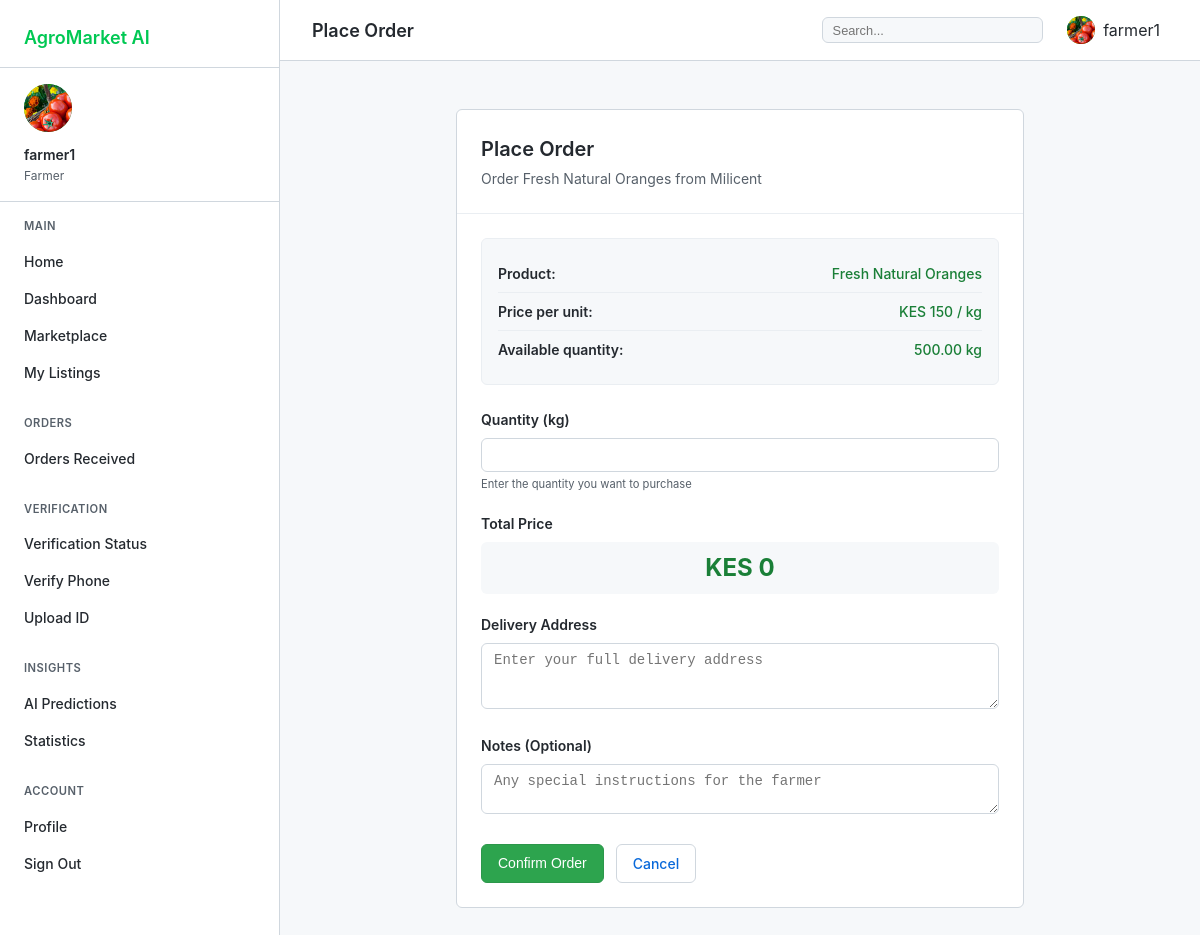
The app's page /marketplace/produce/36/order/ (signed in) with its own data.
### accounts/models.py (models this page shows, shortened)
class UserProfile(models.Model):
    ROLE_CHOICES = [
        ('farmer', 'Farmer'),
        ('buyer', 'Buyer'),
        ('admin', 'Administrator'),
    ]
    VERIFICATION_LEVELS = [
        ('unverified', 'Unverified'),
        ('email_verified', 'Email Verified'),
        ('phone_verified', 'Phone Verified'),
        ('id_verified', 'ID Verified'),
        ('fully_verified', 'Fully Verified')
    ]
    user = models.OneToOneField(User, on_delete=models.CASCADE, related_name='profile')
    role = models.CharField(max_length=10, choices=ROLE_CHOICES, default='buyer')
    phone_number = models.CharField(max_length=15, blank=True)
    location = models.CharField(max_length=100, blank=True)
    profile_picture = models.ImageField(upload_to='profiles/', null=True, blank=True)
    is_verified = models.BooleanField(default=False)
    verification_level = models.CharField(max_length=20, choices=VERIFICATION_LEVELS, default='unverified')
    phone_verified = models.BooleanField(default=False)
    id_verified = models.BooleanField(default=False)
    is_verified_farmer = models.BooleanField(default=False)
    verified_at = models.DateTimeField(null=True, blank=True)
    created_at = models.DateTimeField(auto_now_add=True)
    updated_at = models.DateTimeField(auto_now=True)
    class Meta:
        verbose_name_plural = 'User Profiles'

### marketplace/models.py (models this page shows, shortened)
class Produce(models.Model):
    UNIT_CHOICES = [
        ('kg', 'Kilogram'),
        ('g', 'Gram'),
        ('piece', 'Piece'),
        ('bunch', 'Bunch'),
        ('sack', 'Sack'),
        ('tray', 'Tray'),
        ('litre', 'Litre'),
    ]
    STATUS_CHOICES = [
        ('available', 'Available'),
        ('sold_out', 'Sold Out'),
        ('low_stock', 'Low Stock'),
        ('discontinued', 'Discontinued'),
    ]
    farmer = models.ForeignKey(User, on_delete=models.CASCADE, related_name='produce_list')
    category = models.ForeignKey(Category, on_delete=models.SET_NULL, null=True)
    name = models.CharField(max_length=100)
    description = models.TextField()
    quantity = models.DecimalField(max_digits=10, decimal_places=2)
    unit = models.CharField(max_length=10, choices=UNIT_CHOICES, default='kg')
    price = models.DecimalField(max_digits=10, decimal_places=2)
    location = models.CharField(max_length=200)
    image = models.ImageField(upload_to='produce/', null=True, blank=True)
    video_url = models.URLField(max_length=500, blank=True, null=True)
    status = models.CharField(max_length=20, choices=STATUS_CHOICES, default='available')
    is_deleted = models.BooleanField(default=False)
    created_at = models.DateTimeField(auto_now_add=True)
    updated_at = models.DateTimeField(auto_now=True)

### marketplace/views.py (the view, shortened to what this page needs)
# urls.py: path('produce/<int:pk>/order/', views.place_order, name='place_order'),
@login_required
def place_order(request, pk):
    produce = get_object_or_404(Produce, pk=pk)
    if request.user == produce.farmer:
        messages.error(request, 'You cannot purchase your own products.')
        return redirect('produce_detail', pk=pk)
    return render(request, 'marketplace/place_order.html', {'produce': produce})

### templates/marketplace/place_order.html (shortened to what this page needs)
{% extends 'dashboard_base.html' %}
{% block page_title %}Place Order{% endblock %}
{% block dashboard_content %}
<div class="order-container">
    <div class="order-card">
        <div class="order-header">
            <h2>Place Order</h2>
            <p class="header-description">Order {{ produce.name }} from {{ produce.farmer.get_full_name|default:produce.farmer.username }}</p>
        </div>
        <div class="order-body">
            <div class="product-summary">
                <div class="summary-item">
                    <span class="summary-label">Product:</span>
                    <span class="summary-value">{{ produce.name }}</span>
                </div>
                <div class="summary-item">
                    <span class="summary-label">Price per unit:</span>
                    <span class="summary-value">KES {{ produce.price|floatformat:0 }} / {{ produce.unit }}</span>
                </div>
                <div class="summary-item">
                    <span class="summary-label">Available quantity:</span>
                    <span class="summary-value">{{ produce.quantity }} {{ produce.unit }}</span>
                </div>
            </div>
            <form method="POST">
                <div class="form-group">
                    <label class="form-label">Quantity ({{ produce.unit }})</label>
                    <input type="number"
                           name="quantity"
                           class="form-control"
                           min="0.01"
                           step="0.01"
                           max="{{ produce.quantity }}"
                           required
                           id="quantityInput">
                    <div class="form-text">Enter the quantity you want to purchase</div>
                </div>
                <div class="form-group">
                    <label class="form-label">Total Price</label>
                    <div class="total-price" id="totalPrice">KES 0</div>
                </div>
                <div class="form-group">
                    <label class="form-label">Delivery Address</label>
                    <textarea name="delivery_address"
                              class="form-control"
                              rows="3"
                              required
                              placeholder="Enter your full delivery address"></textarea>
                </div>
                <div class="form-group">
                    <label class="form-label">Notes (Optional)</label>
                    <textarea name="notes"
                              class="form-control"
                              rows="2"
                              placeholder="Any special instructions for the farmer"></textarea>
                </div>
                <div class="form-actions">
                    <button type="submit" class="btn btn-primary">Confirm Order</button>
                    <a href="/marketplace/produce/{{ produce.id }}/" class="btn btn-outline">Cancel</a>
                </div>
            </form>
        </div>
    </div>
</div>
{% endblock %}

### templates/dashboard_base.html (shortened to what this page needs)
<!DOCTYPE html>
<html lang="en">
<head>
    {% load static %}
</head>
<body>
    <div class="dashboard">
        <aside class="sidebar" id="sidebar">
            <div class="sidebar-header">
                <a href="/" class="sidebar-logo">AgroMarket AI</a>
            </div>
            <div class="sidebar-user">
                <div class="user-avatar">
                    {% if user.is_authenticated and user.profile.profile_picture %}
                        <img src="{{ user.profile.profile_picture.url }}" alt="{{ user.username }}">
                    {% elif user.is_authenticated %}
                        <span>{{ user.username|make_list|first|upper }}</span>
                    {% else %}
                        <span>G</span>
                    {% endif %}
                </div>
                <div class="user-name">
                    {% if user.is_authenticated %}
                        {{ user.get_full_name|default:user.username }}
                    {% else %}
                        Guest User
                    {% endif %}
                </div>
                <div class="user-role">
                    {% if user.is_authenticated %}
                        {{ user.profile.role|title }}
                    {% else %}
                        Not Logged In
                    {% endif %}
                </div>
            </div>
            <nav class="sidebar-nav">
                <div class="nav-section">
                    <div class="nav-section-title">MAIN</div>
                    <a href="/" class="nav-item">
                        <span class="nav-item-text">Home</span>
                    </a>
                    <a href="/accounts/" class="nav-item">
                        <span class="nav-item-text">Dashboard</span>
                    </a>
                    <a href="/marketplace/" class="nav-item">
                        <span class="nav-item-text">Marketplace</span>
                    </a>
                    {% if user.is_authenticated and user.profile.role == 'farmer' %}
                    <a href="/accounts/listings/" class="nav-item">
                        <span class="nav-item-text">My Listings</span>
                    </a>
                    {% endif %}
                </div>
                <div class="nav-section">
                    <div class="nav-section-title">ORDERS</div>
                    {% if user.is_authenticated and user.profile.role == 'farmer' %}
                    <a href="/accounts/received-orders/" class="nav-item">
                        <span class="nav-item-text">Orders Received</span>
                    </a>
                    {% endif %}
                </div>
                <div class="nav-section">
                    <div class="nav-section-title">VERIFICATION</div>
                    {% if user.is_authenticated %}
                    <a href="/accounts/verification-status/" class="nav-item">
                        <span class="nav-item-text">Verification Status</span>
                    </a>
                    <a href="/accounts/verify-phone/" class="nav-item">
                        <span class="nav-item-text">Verify Phone</span>
                    </a>
                    <a href="/accounts/upload-id/" class="nav-item">
                        <span class="nav-item-text">Upload ID</span>
                    </a>
                    {% endif %}
                </div>
                <div class="nav-section">
                    <div class="nav-section-title">INSIGHTS</div>
                    <a href="/ai/insights/" class="nav-item">
                        <span class="nav-item-text">AI Predictions</span>
                    </a>
                    {% if user.is_authenticated %}
                    <a href="/accounts/stats/" class="nav-item">
                        <span class="nav-item-text">Statistics</span>
                    </a>
                    {% endif %}
                </div>
                <div class="nav-section">
                    <div class="nav-section-title">ACCOUNT</div>
                    <a href="/accounts/profile/" class="nav-item">
                        <span class="nav-item-text">Profile</span>
                    </a>
                    {% if user.is_authenticated %}
                    <a href="/accounts/logout/" class="nav-item">
                        <span class="nav-item-text">Sign Out</span>
                    </a>
                    {% endif %}
                </div>
            </nav>
        </aside>
        <main class="main-content">
            <div class="top-bar">
                <div style="display: flex; align-items: center; gap: 1rem;">
                    <h1 class="page-title">{% block page_title %}Dashboard{% endblock %}</h1>
                </div>
                <div class="top-bar-right">
                    <div class="search-box">
                        <input type="text" placeholder="Search..." id="globalSearch">
                    </div>
                    {% if user.is_authenticated %}
                    <div class="user-menu" onclick="window.location.href='/accounts/profile/'">
                        <div class="user-menu-avatar">
                            {% if user.profile.profile_picture %}
                                <img src="{{ user.profile.profile_picture.url }}" alt="{{ user.username }}">
                            {% else %}
                                <span>{{ user.username|make_list|first|upper }}</span>
                            {% endif %}
                        </div>
                        <span>{{ user.username }}</span>
                    </div>
                    {% endif %}
                </div>
            </div>
            <div class="content-area">
                {% block dashboard_content %}{% endblock %}
            </div>
        </main>
    </div>
</body>
</html>

### templates/dashboard_base.html (style rules this page uses)
* { margin: 0; padding: 0; box-sizing: border-box; }
:root { --primary: #00c853; --primary-dark: #009624; --primary-light: #5efc82; --gold: #ffd700; --text-dark: #24292f; --text-muted: #57606a; --border: #d0d7de; --bg-light: #f6f8fa; --sidebar-bg: #ffffff; --sidebar-text: #24292f; --sidebar-hover: #f3f4f6; --sidebar-active: #00c853; --card-shadow: 0 1px 3px rgba(0,0,0,0.05); --header-bg: #ffffff; }
body { font-family: -apple-system, BlinkMacSystemFont, 'Segoe UI', 'Noto Sans', Helvetica, Arial, sans-serif; background-color: var(--bg-light); color: var(--text-dark); line-height: 1.5; }
.dashboard { display: flex; min-height: 100vh; }
.sidebar { width: 280px; background-color: var(--sidebar-bg); border-right: 1px solid var(--border); position: fixed; left: 0; top: 0; bottom: 0; display: flex; flex-direction: column; z-index: 100; }
.sidebar-header { padding: 1.5rem 1.5rem 1rem; border-bottom: 1px solid var(--border); flex-shrink: 0; }
.sidebar-logo { font-size: 1.125rem; font-weight: 600; color: var(--primary); text-decoration: none; display: block; }
.sidebar-user { padding: 1rem 1.5rem; border-bottom: 1px solid var(--border); flex-shrink: 0; }
.user-avatar { width: 48px; height: 48px; background: linear-gradient(135deg, var(--primary) 0%, var(--primary-dark) 100%); border-radius: 50%; display: flex; align-items: center; justify-content: center; margin-bottom: 0.75rem; overflow: hidden; }
.user-avatar img { width: 100%; height: 100%; object-fit: cover; }
.user-name { font-weight: 600; font-size: 0.875rem; margin-bottom: 0.125rem; color: var(--text-dark); }
.user-role { font-size: 0.75rem; color: var(--text-muted); }
.sidebar-nav { flex: 1; overflow-y: auto; padding: 0.5rem 0 1rem; }
.nav-section { margin-bottom: 1rem; }
.nav-section-title { padding: 0.5rem 1.5rem; font-size: 0.7rem; font-weight: 600; text-transform: uppercase; letter-spacing: 0.5px; color: var(--text-muted); }
.nav-item { display: flex; align-items: center; justify-content: space-between; padding: 0.5rem 1.5rem; color: var(--sidebar-text); text-decoration: none; transition: all 0.2s; font-size: 0.875rem; font-weight: 500; }
.nav-item-text { display: flex; align-items: center; gap: 0.75rem; }
.main-content { flex: 1; margin-left: 280px; min-height: 100vh; }
.top-bar { background-color: var(--header-bg); border-bottom: 1px solid var(--border); padding: 0.75rem 2rem; display: flex; justify-content: space-between; align-items: center; position: sticky; top: 0; z-index: 99; background-color: rgba(255,255,255,0.95); backdrop-filter: blur(8px); }
.page-title { font-size: 1.125rem; font-weight: 600; }
.top-bar-right { display: flex; align-items: center; gap: 1rem; }
.search-box { display: flex; align-items: center; background-color: var(--bg-light); border: 1px solid var(--border); border-radius: 6px; padding: 0.3rem 0.6rem; }
.search-box input { border: none; background: none; outline: none; width: 200px; font-size: 0.8rem; }
.user-menu { display: flex; align-items: center; gap: 0.5rem; cursor: pointer; padding: 0.25rem 0.5rem; border-radius: 6px; transition: background 0.2s; }
.user-menu-avatar { width: 28px; height: 28px; background: linear-gradient(135deg, var(--primary) 0%, var(--primary-dark) 100%); border-radius: 50%; display: flex; align-items: center; justify-content: center; overflow: hidden; }
.user-menu-avatar img { width: 100%; height: 100%; object-fit: cover; }
.content-area { padding: 2rem; max-width: 1280px; margin: 0 auto; }

### records on screen
Produce: name "Fresh Natural Oranges", farmer.get_full_name "Milicent", price "150", unit "kg", quantity "500.00"

### other values on screen
{{ user.get_full_name|default:user.username }} "farmer1"
{{ user.profile.role|title }} "Farmer"
{{ user.username }} "farmer1"
